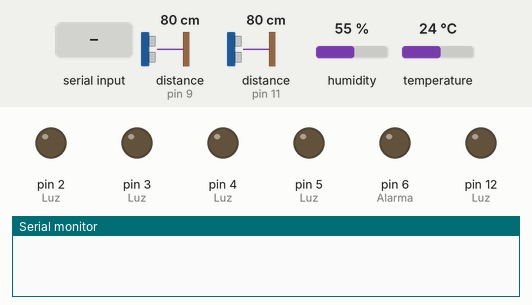
Bench run of a sketch on a simulated Arduino Uno, built with avr-gcc and run on an emulated ATmega328P. Shown: output pins drawn as LEDs (lit = HIGH), the last lines printed to the serial monitor. Dashed ring = blinking. The inputs (shaded band) are chosen by the test bench; at power-on: distance to the obstacle (sensors on pin 9, pin 11) 80 cm, humidity 55 %, temperature 24 °C.

Above: at 1.2 s.
1.3 s: distance to the obstacle (sensor on pin 9) set to 6 cm
10.1 s: distance to the obstacle (sensor on pin 9) set to 3 cm
At 10.36 s:
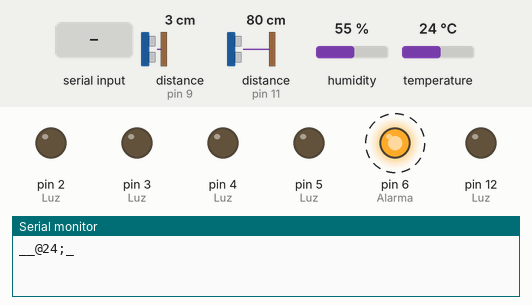
13.6 s: "3" received over Serial
At 13.9 s:
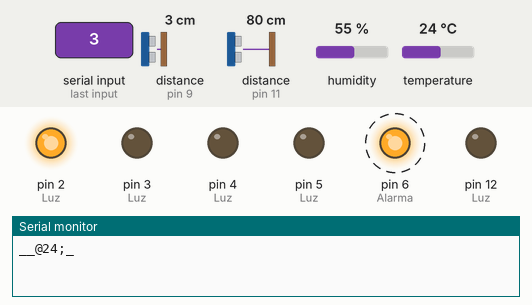
17.1 s: byte 66 ('B') received over Serial
At 17.45 s:
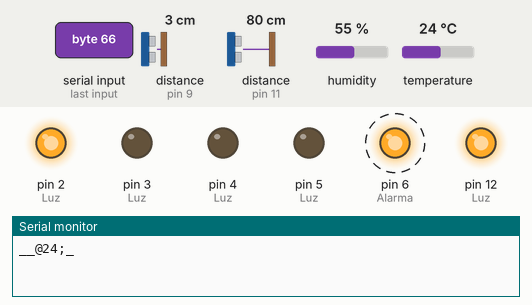
20.6 s: "4" received over Serial
At 20.99 s:
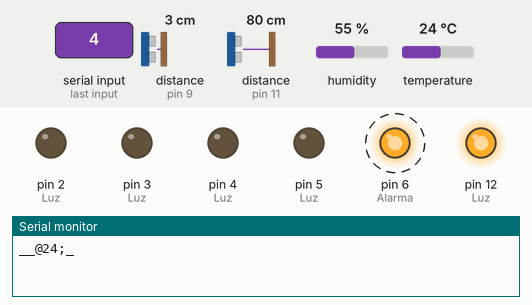
24.1 s: "5" received over Serial
At 24.53 s:
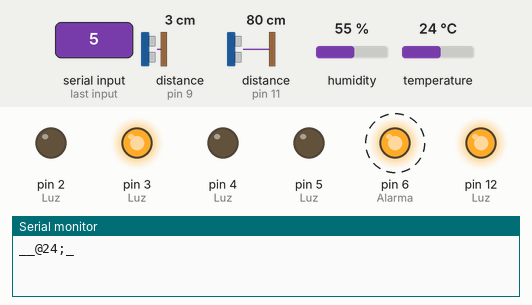
Timing chart, 0 to 28.6 s (numbered marks = the images above; inputs shaded):
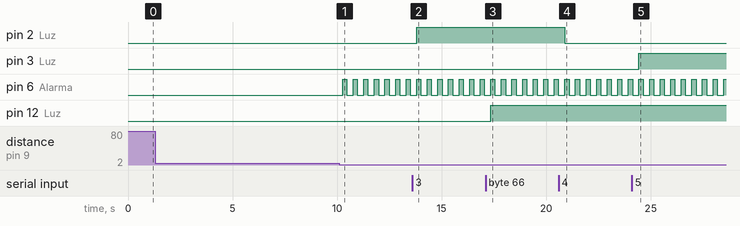

Measured:
- the behaviour switches between 5 and 4 cm on distance to the obstacle (sensor on pin 9) (found by bisection; images 0 and 1)
- after the input at 10.1 s, pin 6 (Alarma): alternates HIGH for 0.20 s and LOW for 0.31 s, starting after 0.17 s
- after the input at 13.6 s, pin 2 (Luz): LOW → HIGH after 0.21 s
- after the input at 17.1 s, pin 12 (Luz): LOW → HIGH after 0.25 s
- after the input at 20.6 s, pin 2 (Luz): HIGH → LOW after 0.29 s
- after the input at 24.1 s, pin 3 (Luz): LOW → HIGH after 0.34 s

The sketch:

dispensador2.ino
```cpp
#include <Ultrasonic.h>
#include<Servo.h>
#include<SimpleDHT.h>  //;

Ultrasonic sensor(8,9,23200);
Ultrasonic sensor2(10,11,23200);
Servo control1;
SimpleDHT11 temp;
byte T=0;
byte H=0;

int dato=0;
int distancia=0;
int distancia2=0;
int alerta=0;
int alerta2=0;
int alerta3=0;
int contador=0;
int centinela=0;
int centinela2=0;
void setup()
{
    Serial.begin(9600);
    pinMode(2,OUTPUT);//Luz
    pinMode(3,OUTPUT);//Luz
    pinMode(4,OUTPUT);//Luz
    pinMode(5,OUTPUT);//Luz
    pinMode(6,OUTPUT);//Alarma
    pinMode(12,OUTPUT);//Luz


    digitalWrite(2, LOW); //LUZ
    digitalWrite(3, LOW); //LUZ
    digitalWrite(4, LOW); //LUZ
    digitalWrite(5, LOW); //LUZ
    digitalWrite(6, LOW); //ALARMA
     digitalWrite(12, LOW); //LUZ
    // pin9 pin10 sensor distancia
    // pin 7 sensor Temperatura
}

void loop()
{
    distancia=sensor.Ranging(CM);
    delay(50);
    distancia2=sensor2.Ranging(CM);
    delay(50);


    if (Serial.available()>0)
    {
      dato=Serial.read();
      if(dato=='1'){alerta3=1;}
      if(dato=='2'){alerta3=0;}
      if(dato=='3'){digitalWrite(2, HIGH); }
      if(dato=='4'){digitalWrite(2, LOW); }
      if(dato=='5'){digitalWrite(3, HIGH); }
      if(dato=='6'){digitalWrite(3, LOW); }
      if(dato=='7'){digitalWrite(4, HIGH); }
      if(dato=='8'){digitalWrite(4, LOW); }
      if(dato=='9'){digitalWrite(5, HIGH); }
      if(dato=='A'){digitalWrite(5, LOW); }
      if(dato=='B'){digitalWrite(12, HIGH); }
      if(dato=='C'){digitalWrite(12, LOW); }
      dato=0;
    }
    if(distancia<5)
    {
      alerta=1;
      centinela=1;
    }
    else
    {
      alerta=0;
    }
    if(distancia2<5)
    {
      alerta2=1;
      centinela2=1;
    }
    else
    {
      alerta2=0;
    }


    if((alerta==1)||(alerta2==1)||(alerta3==1))
    {
      digitalWrite(6,HIGH);
      delay(200);
      digitalWrite(6,LOW);
      delay(200);
    }
    contador=contador+1;
    if(contador>80)
    {
      temp.read(7,&T,&H,NULL);
      Serial.println("__@"+String(T)+";_");
      delay(1000);
      if(centinela==1)
      {
        Serial.println("_AA@"+String(T)+";_");
        delay(1000);
        centinela=0;
      }
      if(centinela2==1)
      {
        Serial.println("_BB@"+String(T)+";_");
        delay(1000);
        centinela2=0;
      }

      delay(50);
      contador=0;
      //Serial.println(distancia2);
    }
}
```
